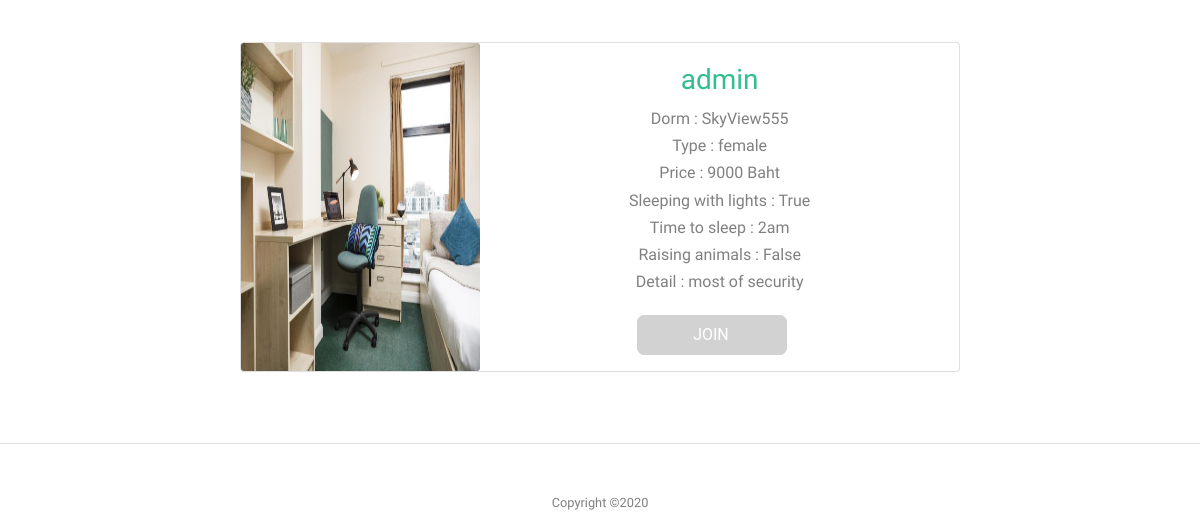
/home (lower part), run on an earlier commit of the app's database.
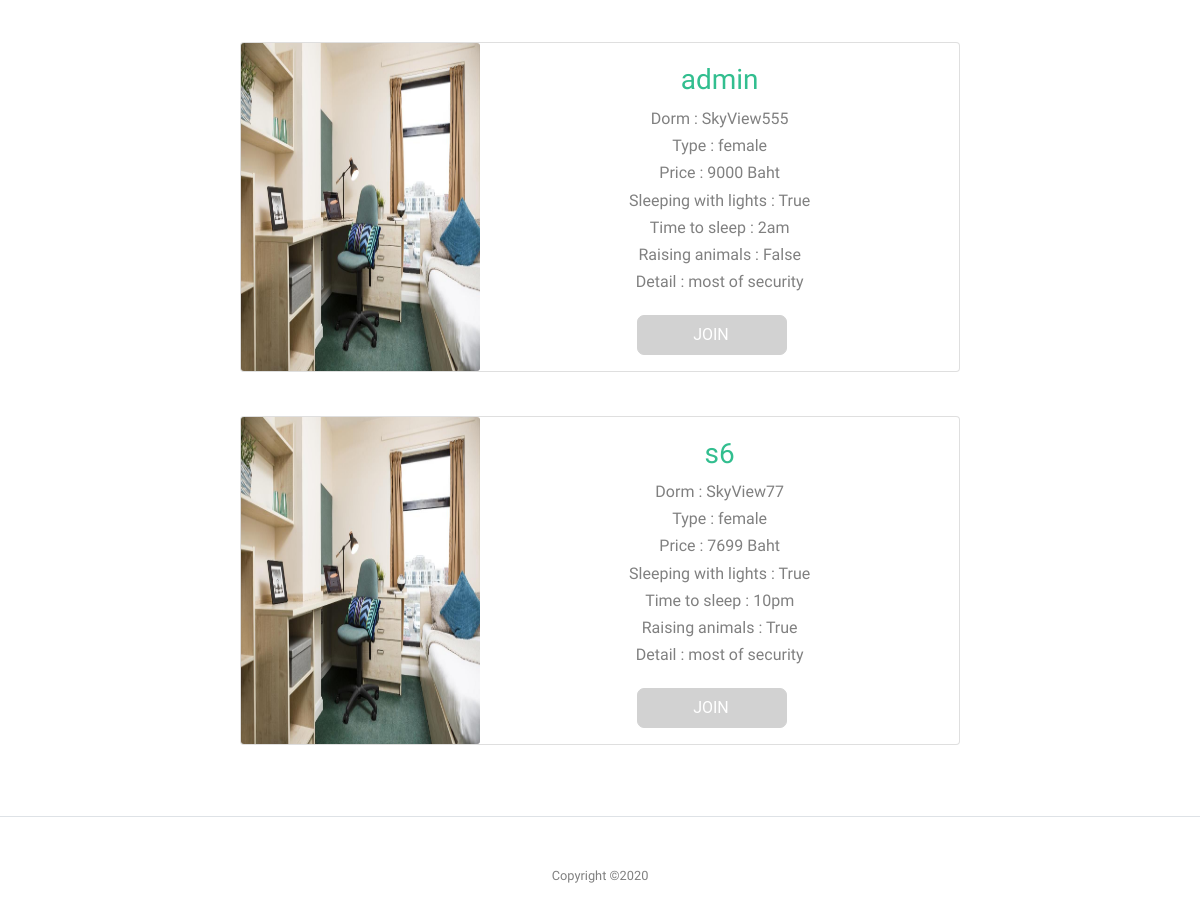
And on a later commit of the database.
### matefinder/models.py (models this page shows, shortened)
class DormInformation(models.Model):
    username = models.CharField(max_length=255)
    name_dorm = models.CharField(max_length=255)
    details_dorm = models.CharField(max_length=255)
    type_dorm = models.CharField(max_length=255)
    price = models.IntegerField()
    light = models.BooleanField()
    timetosleep = models.CharField(max_length=255)
    pet = models.BooleanField()

### matefinder/views.py (the view)
# urls.py: path('home', views.viewPostDorm, name='viewPost'),
def viewPostDorm(request):
    print("viewPostDorm")
    return render(request, 'homepage.html', {
        "dorms": DormInformation.objects.all()
    })

### templates/homepage.html (shortened to what this page needs)
﻿{% block body %}
{% load static %}
<link rel="stylesheet" type="text/css" href="{% static '/css/styleabout.css' %}" />
<html lang="en">
  <head>
    <link rel="stylesheet" href="../static/fonts/icomoon/style.css"  rel="stylesheet"  />
    <link rel="stylesheet" href="../static/css/bootstrap.min.css"  rel="stylesheet" />
    <link rel="stylesheet" href="../static/css/jquery-ui.css"  rel="stylesheet" />
    <link rel="stylesheet" href="../static/css/owl.carousel.min.css"  rel="stylesheet" />
    <link rel="stylesheet" href="../static/css/owl.theme.default.min.css"  rel="stylesheet"  />
    <link rel="stylesheet" href="../static/css/owl.theme.default.min.css"  rel="stylesheet" />
    <link rel="stylesheet" href="../static/css/jquery.fancybox.min.css"  rel="stylesheet" />
    <link rel="stylesheet" href="../static/css/bootstrap-datepicker.css"  rel="stylesheet"  />
    <link rel="stylesheet" href="../static/fonts/flaticon/font/flaticon.css" rel="stylesheet"  />
    <link rel="stylesheet" href="../static/fonts/flaticon-covid/font/flaticon.css"  rel="stylesheet" />
    <link rel="stylesheet" href="../static/css/aos.css" rel="stylesheet"  />
    <link rel="stylesheet" href="../static/css/styleabout.css" rel="stylesheet"  />
  </head>
  <body data-spy="scroll" data-target=".site-navbar-target" data-offset="300">
    <div class="site-wrap">
      <br><br><br>
      <br>
      <center>
    {% for i in dorms %}
    <div class="card mb-3" style="max-width: 720px;">
        <div class="row no-gutters">
          <div class="col-md-4">
            <img src="../static/images/dorm2.jpg" class="card-img" alt="Image" style="height: 100%; width: 100%;">
          </div>
          <div class="col-md-8">
            <form method="post">
            <div class="card-body">
              <div class="section-heading">
                <h3 class="team">{{ i.username }}</h3>
              </div>
                Dorm : {{ i.name_dorm }}<br>
                Type : {{ i.type_dorm }} <br>
                Price : {{ i.price }} Baht <br>
                Sleeping with lights : {{ i.light }} <br>
                Time to sleep : {{ i.timetosleep }} <br>
                Raising animals : {{ i.pet }} <br>
                Detail : {{ i.details_dorm }} <br>
              </div>
              {% if i.username != user.username %}
                <label for="toggle-3" class="toggle-3">
                    <span class="toggle-3__button">
                    </span>
                </label>
              {% endif %}
             </div>
              <br><br>
        </div>
      </div>
      <br>
      {% endfor %}
      </center>
      <br>
      <div class="row text-center">
        <div class="col-md-12">
          <div class="border-top pt-5">
            <p class="copyright"><small>
              Copyright &copy;<script>document.write(new Date().getFullYear());</script>
            </div>
          </div>
        </div>
    </div>
  </body>
  </html>
</html>
{% endblock %}

What changed in the data, as far as the page shows it:
added DormInformation: username "s6", name_dorm "SkyView77", type_dorm "female", price "7699", light "True", timetosleep "10pm", pet "True", details_dorm "most of security"
